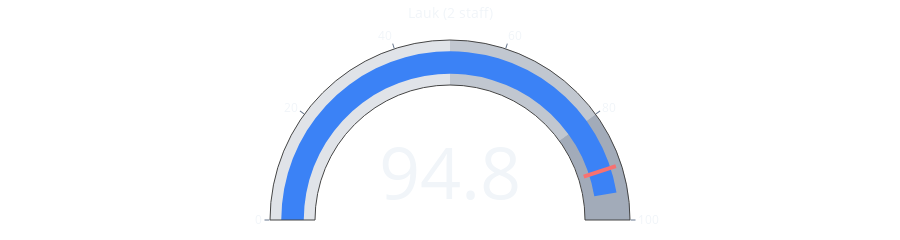
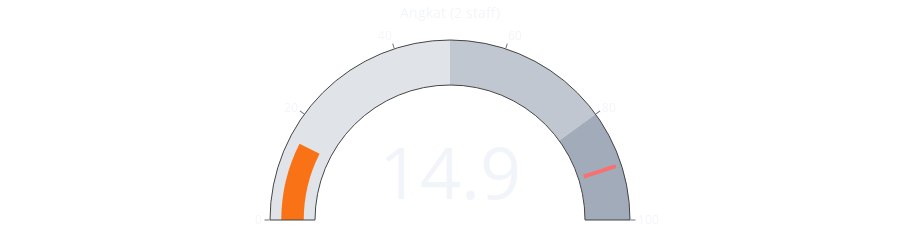
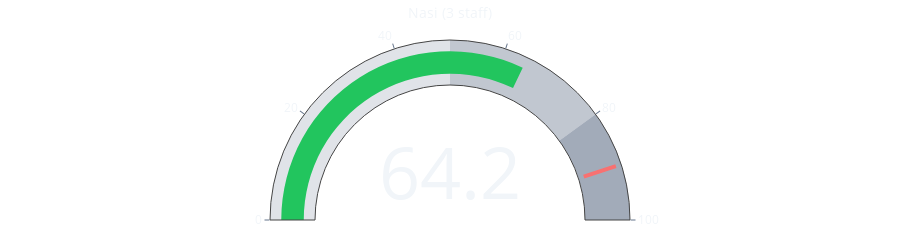
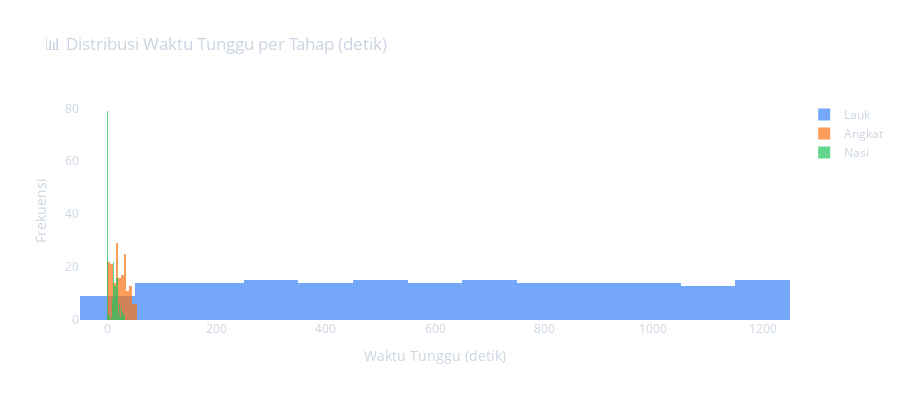

The notebook cell these images were saved under, in order:
### Code cell
# ============================
# 🚀 CONTOH PENGGUNAAN
# ============================

# Jalankan simulasi dengan target 20 menit (default)
results, df, model = run_piket_simulation(
    target_waktu='20 menit',
    staff_lauk=2,
    staff_angkat=2,
    staff_nasi=3,
    random_seed=42
)

# Jika simulasi berhasil, tampilkan visualisasi
if results and df is not None and model:
    plot_all_charts(results, df, model)
    
    # Opsional: Simpan data ke CSV
    # df.to_csv('hasil_simulasi_piket.csv', index=False)
    # print(f"\n💾 Data disimpan ke 'hasil_simulasi_piket.csv'")

### Figure 1 — Plotly figure (JSON) as saved in the notebook; plotly's stock layout.template omitted (floating-point values rounded to 4 significant figures)
{"data": [{"gauge": {"axis": {"range": [0, 100], "tickcolor": "#64748b"}, "bar": {"color": "#3b82f6"}, "steps": [{"color": "rgba(100,116,139,0.2)", "range": [0, 50]}, {"color": "rgba(100,116,139,0.4)", "range": [50, 80]}, {"color": "rgba(100,116,139,0.6)", "range": [80, 100]}], "threshold": {"line": {"color": "#f87171", "width": 4}, "thickness": 0.75, "value": 90}}, "mode": "gauge+number", "title": {"font": {"size": 14}, "text": "Lauk (2 staff)"}, "type": "indicator", "value": 94.8}], "layout": {"font": {"color": "#f1f5f9"}, "height": 220, "margin": {"b": 20, "l": 20, "r": 20, "t": 40}, "paper_bgcolor": "rgba(0,0,0,0)"}}

### Figure 2 — Plotly figure (JSON) as saved in the notebook; plotly's stock layout.template omitted (floating-point values rounded to 4 significant figures)
{"data": [{"gauge": {"axis": {"range": [0, 100], "tickcolor": "#64748b"}, "bar": {"color": "#f97316"}, "steps": [{"color": "rgba(100,116,139,0.2)", "range": [0, 50]}, {"color": "rgba(100,116,139,0.4)", "range": [50, 80]}, {"color": "rgba(100,116,139,0.6)", "range": [80, 100]}], "threshold": {"line": {"color": "#f87171", "width": 4}, "thickness": 0.75, "value": 90}}, "mode": "gauge+number", "title": {"font": {"size": 14}, "text": "Angkat (2 staff)"}, "type": "indicator", "value": 14.95}], "layout": {"font": {"color": "#f1f5f9"}, "height": 220, "margin": {"b": 20, "l": 20, "r": 20, "t": 40}, "paper_bgcolor": "rgba(0,0,0,0)"}}

### Figure 3 — Plotly figure (JSON) as saved in the notebook; plotly's stock layout.template omitted (floating-point values rounded to 4 significant figures)
{"data": [{"gauge": {"axis": {"range": [0, 100], "tickcolor": "#64748b"}, "bar": {"color": "#22c55e"}, "steps": [{"color": "rgba(100,116,139,0.2)", "range": [0, 50]}, {"color": "rgba(100,116,139,0.4)", "range": [50, 80]}, {"color": "rgba(100,116,139,0.6)", "range": [80, 100]}], "threshold": {"line": {"color": "#f87171", "width": 4}, "thickness": 0.75, "value": 90}}, "mode": "gauge+number", "title": {"font": {"size": 14}, "text": "Nasi (3 staff)"}, "type": "indicator", "value": 64.18}], "layout": {"font": {"color": "#f1f5f9"}, "height": 220, "margin": {"b": 20, "l": 20, "r": 20, "t": 40}, "paper_bgcolor": "rgba(0,0,0,0)"}}

### Figure 4 — Plotly figure (JSON) as saved in the notebook; plotly's stock layout.template omitted (floating-point values rounded to 4 significant figures; data arrays with more than 128 entries replaced by an {"elided": "..."} marker saying what was removed)
{"data": [{"marker": {"color": "#3b82f6"}, "name": "Lauk", "nbinsx": 20, "opacity": 0.7, "type": "histogram", "x": {"elided": "180 float values"}}, {"marker": {"color": "#f97316"}, "name": "Angkat", "nbinsx": 20, "opacity": 0.7, "type": "histogram", "x": {"elided": "180 float values"}}, {"marker": {"color": "#22c55e"}, "name": "Nasi", "nbinsx": 20, "opacity": 0.7, "type": "histogram", "x": {"elided": "180 float values"}}], "layout": {"barmode": "overlay", "font": {"color": "#cbd5e1"}, "height": 400, "hovermode": "x unified", "paper_bgcolor": "rgba(0,0,0,0)", "plot_bgcolor": "rgba(0,0,0,0)", "title": {"text": "📊 Distribusi Waktu Tunggu per Tahap (detik)"}, "xaxis": {"title": {"text": "Waktu Tunggu (detik)"}}, "yaxis": {"title": {"text": "Frekuensi"}}}}
